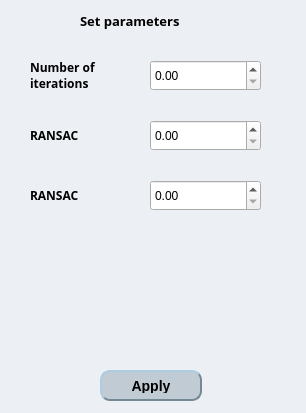
<?xml version="1.0" encoding="UTF-8"?>
<ui version="4.0">
 <class>Advanced_scanning</class>
 <widget class="QDialog" name="Advanced_scanning">
  <property name="geometry">
   <rect>
    <x>0</x>
    <y>0</y>
    <width>306</width>
    <height>413</height>
   </rect>
  </property>
  <property name="windowTitle">
   <string>Advanced scanning</string>
  </property>
  <property name="styleSheet">
   <string notr="true">QDialog
{
    background-color: #ecf0f5;
}</string>
  </property>
  <widget class="QLabel" name="set_parameters">
   <property name="geometry">
    <rect>
     <x>80</x>
     <y>10</y>
     <width>191</width>
     <height>21</height>
    </rect>
   </property>
   <property name="font">
    <font>
     <family>Open Sans</family>
     <pointsize>10</pointsize>
     <weight>75</weight>
     <bold>true</bold>
    </font>
   </property>
   <property name="text">
    <string>Set parameters</string>
   </property>
  </widget>
  <widget class="QLabel" name="label_2">
   <property name="geometry">
    <rect>
     <x>30</x>
     <y>50</y>
     <width>101</width>
     <height>51</height>
    </rect>
   </property>
   <property name="font">
    <font>
     <family>Open Sans</family>
     <weight>75</weight>
     <bold>true</bold>
    </font>
   </property>
   <property name="autoFillBackground">
    <bool>false</bool>
   </property>
   <property name="text">
    <string>Number of iterations</string>
   </property>
   <property name="wordWrap">
    <bool>true</bool>
   </property>
  </widget>
  <widget class="QDoubleSpinBox" name="doubleSpinBox">
   <property name="geometry">
    <rect>
     <x>150</x>
     <y>60</y>
     <width>111</width>
     <height>31</height>
    </rect>
   </property>
   <property name="styleSheet">
    <string notr="true"/>
   </property>
  </widget>
  <widget class="QLabel" name="label_3">
   <property name="geometry">
    <rect>
     <x>30</x>
     <y>110</y>
     <width>101</width>
     <height>51</height>
    </rect>
   </property>
   <property name="font">
    <font>
     <family>Open Sans</family>
     <weight>75</weight>
     <bold>true</bold>
    </font>
   </property>
   <property name="autoFillBackground">
    <bool>false</bool>
   </property>
   <property name="text">
    <string>RANSAC</string>
   </property>
   <property name="wordWrap">
    <bool>true</bool>
   </property>
  </widget>
  <widget class="QDoubleSpinBox" name="doubleSpinBox_2">
   <property name="geometry">
    <rect>
     <x>150</x>
     <y>120</y>
     <width>111</width>
     <height>31</height>
    </rect>
   </property>
   <property name="styleSheet">
    <string notr="true"/>
   </property>
  </widget>
  <widget class="QPushButton" name="apply_pb">
   <property name="enabled">
    <bool>true</bool>
   </property>
   <property name="geometry">
    <rect>
     <x>100</x>
     <y>370</y>
     <width>102</width>
     <height>31</height>
    </rect>
   </property>
   <property name="cursor">
    <cursorShape>PointingHandCursor</cursorShape>
   </property>
   <property name="styleSheet">
    <string notr="true">QPushButton {
    background-color: #c0cbd3;
    border-style: outset;
    border-width: 2px;
    border-radius: 10px;
    border-color: #748896;
    font: bold 14px;
    padding: 6px;
}
QPushButton:pressed {
    background-color: #748896;
    border-style: inset;
}</string>
   </property>
   <property name="text">
    <string>Apply</string>
   </property>
  </widget>
  <widget class="QLabel" name="label_4">
   <property name="geometry">
    <rect>
     <x>30</x>
     <y>170</y>
     <width>101</width>
     <height>51</height>
    </rect>
   </property>
   <property name="font">
    <font>
     <family>Open Sans</family>
     <weight>75</weight>
     <bold>true</bold>
    </font>
   </property>
   <property name="autoFillBackground">
    <bool>false</bool>
   </property>
   <property name="text">
    <string>RANSAC</string>
   </property>
   <property name="wordWrap">
    <bool>true</bool>
   </property>
  </widget>
  <widget class="QDoubleSpinBox" name="doubleSpinBox_3">
   <property name="geometry">
    <rect>
     <x>150</x>
     <y>180</y>
     <width>111</width>
     <height>31</height>
    </rect>
   </property>
   <property name="styleSheet">
    <string notr="true"/>
   </property>
  </widget>
 </widget>
 <resources/>
 <connections/>
</ui>
